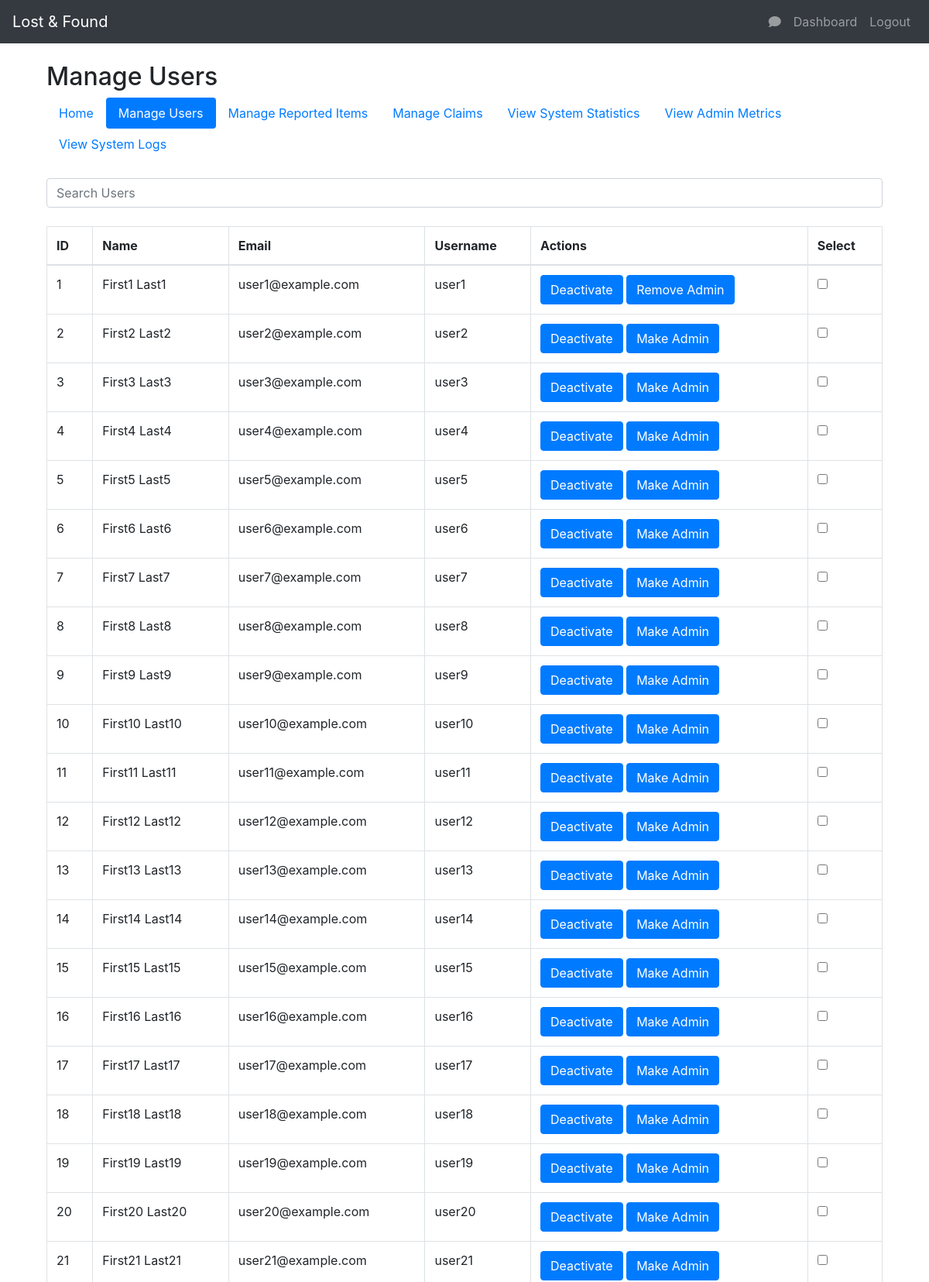
Screenshot of /admin/manage_users (signed in, upper part) with the database file from the repository.
### models.py (models this page shows, shortened)
class User(UserMixin, db.Model):
    id = db.Column(db.Integer, primary_key=True)
    first_name = db.Column(db.String(80), unique=False, nullable=False)
    last_name = db.Column(db.String(80), unique=False, nullable=False)
    username = db.Column(db.String(80), unique=True, nullable=False)
    created_at = db.Column(db.DateTime, default=datetime.utcnow)
    email = db.Column(db.String(120), unique=True, nullable=False, index=True, info={'unique_constraint': 'uq_email'})
    phone = db.Column(db.String(20), unique=True, nullable=False)
    password = db.Column(db.String(128), nullable=False)
    is_admin = db.Column(db.Boolean, default=False)
    last_login = db.Column(db.DateTime, nullable=True)
    email_verified = db.Column(db.Boolean, nullable=False, default=False)
    items = db.relationship('Item', backref='reporter', lazy=True)
    profile_visibility = db.Column(db.String(50), default='public', nullable=False)
    sent_messages = db.relationship('Message', foreign_keys='Message.sender_id', backref='sender', lazy='dynamic')
    received_messages = db.relationship('Message', foreign_keys='Message.receiver_id', backref='receiver',
                                        lazy='dynamic')
    claims = db.relationship('Claim', back_populates='user')
    PROFILE_VISIBILITY_CHOICES = ['public', 'private']

### app.py (the view, shortened to what this page needs)
@app.route('/admin/manage_users', methods=['GET', 'POST'])
@login_required
@admin_required
def manage_users():
    users = User.query.all()
    return render_template('admin_manage_users.html', users=users, active_page='manage_users')

### app.py (called while the page is built)
@app.before_request
def make_session_permanent():
    session.permanent = True
    app.permanent_session_lifetime = timedelta(minutes=15)
    session.modified = True

@login_manager.user_loader
def load_user(user_id):
    return User.query.get(int(user_id))

@app.before_request
def before_request():
    if current_user.is_authenticated:
        g.unread_messages_count = Message.query.filter_by(receiver_id=current_user.id, is_read=False).count()
    else:
        g.unread_messages_count = 0

@app.context_processor
def inject_unread_messages_count():
    if current_user.is_authenticated:
        unread_messages_count = Message.query.filter_by(receiver_id=current_user.id, is_read=False).count()
    else:
        unread_messages_count = 0
    return dict(unread_messages_count=unread_messages_count)

def admin_required(f):
    @wraps(f)
    def decorated_function(*args, **kwargs):
        if not current_user.is_admin:
            abort(403)  # Forbidden access
        return f(*args, **kwargs)
    return decorated_function

### templates/admin_manage_users.html (shortened to what this page needs)
{% extends "base.html" %}
{% block content %}
<div class="container mt-4">
    <h2>Manage Users</h2>
{% include 'admin_navbar.html' %}
    <div class="mb-4">
        <input type="text" class="form-control" placeholder="Search Users" id="userSearch">
    </div>
    <form method="post">
        <table class="table table-bordered table-hover">
            <thead>
            <tr>
                <th>ID</th>
                <th>Name</th>
                <th>Email</th>
                <th>Username</th>
                <th>Actions</th>
                <th>Select</th>
            </tr>
            </thead>
            <tbody>
            {% for user in users %}
            <tr>
                <td>{{ user.id }}</td>
                <td>{{ user.first_name }} {{ user.last_name }}</td>
                <td>{{ user.email }}</td>
                <td>{{ user.username }}</td>
                <td>
                    {% if user.is_active %}
                    <button type="submit" name="action" value="deactivate" class="btn btn-primary" data-bs-toggle="tooltip" title="Deactivate User">Deactivate</button>
                    {% else %}
                    <button type="submit" name="action" value="activate" class="btn btn-primary" data-bs-toggle="tooltip" title="Activate User">Activate</button>
                    {% endif %}
                    {% if not user.is_admin %}
                    <button type="submit" name="action" value="make_admin" class="btn btn-primary" data-bs-toggle="tooltip" title="Make Admin">Make Admin</button>
                    {% else %}
                    <button type="submit" name="action" value="remove_admin" class="btn btn-primary" data-bs-toggle="tooltip" title="Remove Admin">Remove Admin</button>
                    {% endif %}
                </td>
                <td><input type="checkbox" name="selected_users" value="{{ user.id }}"></td>
            </tr>
            {% endfor %}
            </tbody>
        </table>
    </form>
</div>
{% endblock %}

### rows the page displays
User: id "1", first_name "First1", last_name "Last1", email "user1@example.com", username "user1", is_admin "Remove Admin"
User: id "2", first_name "First2", last_name "Last2", email "user2@example.com", username "user2", is_admin "Make Admin"
User: id "3", first_name "First3", last_name "Last3", email "user3@example.com", username "user3", is_admin "Make Admin"
User: id "4", first_name "First4", last_name "Last4", email "user4@example.com", username "user4", is_admin "Make Admin"
User: id "5", first_name "First5", last_name "Last5", email "user5@example.com", username "user5", is_admin "Make Admin"
User: id "6", first_name "First6", last_name "Last6", email "user6@example.com", username "user6", is_admin "Make Admin"
User: id "7", first_name "First7", last_name "Last7", email "user7@example.com", username "user7", is_admin "Make Admin"
User: id "8", first_name "First8", last_name "Last8", email "user8@example.com", username "user8", is_admin "Make Admin"
User: id "9", first_name "First9", last_name "Last9", email "user9@example.com", username "user9", is_admin "Make Admin"
User: id "10", first_name "First10", last_name "Last10", email "user10@example.com", username "user10", is_admin "Make Admin"
User: id "11", first_name "First11", last_name "Last11", email "user11@example.com", username "user11", is_admin "Make Admin"
User: id "12", first_name "First12", last_name "Last12", email "user12@example.com", username "user12", is_admin "Make Admin"
User: id "13", first_name "First13", last_name "Last13", email "user13@example.com", username "user13", is_admin "Make Admin"
User: id "14", first_name "First14", last_name "Last14", email "user14@example.com", username "user14", is_admin "Make Admin"
User: id "15", first_name "First15", last_name "Last15", email "user15@example.com", username "user15", is_admin "Make Admin"
User: id "16", first_name "First16", last_name "Last16", email "user16@example.com", username "user16", is_admin "Make Admin"
User: id "17", first_name "First17", last_name "Last17", email "user17@example.com", username "user17", is_admin "Make Admin"
User: id "18", first_name "First18", last_name "Last18", email "user18@example.com", username "user18", is_admin "Make Admin"
User: id "19", first_name "First19", last_name "Last19", email "user19@example.com", username "user19", is_admin "Make Admin"
User: id "20", first_name "First20", last_name "Last20", email "user20@example.com", username "user20", is_admin "Make Admin"
User: id "21", first_name "First21", last_name "Last21", email "user21@example.com", username "user21", is_admin "Make Admin"
